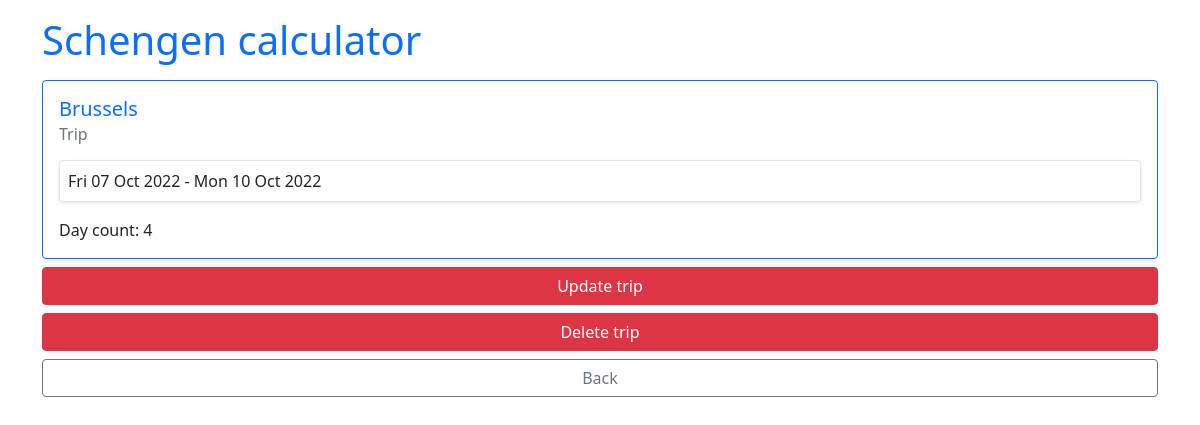
The page /trip/14 (signed in) on the database its author committed.
### main/models.py (models this page shows, shortened)
class Trip(models.Model):
    name = models.CharField(max_length=100, default=settings.DEFAULT_NAME, null=True)
    start_date = models.DateTimeField(auto_now=False, null=False)
    end_date = models.DateTimeField(auto_now=False, null=True)
    current = models.BooleanField(null=False, default=settings.DEFAULT_CURRENT)
    day_count = models.IntegerField(null=False, default=settings.DEFAULT_DAY_COUNT)

### main/views.py (the view)
# urls.py: path('trip/<int:trip_pk>', main_views.trip_view, name='trip-view'),
@login_required()
def trip_view(request, trip_pk):
    trip = get_trip(trip_pk)
    context = {
        'trip': trip
    }
    return render(request, 'main/trip.html', context=context)

### main/utils.py (called while the page is built)
def get_trip(trip_pk):
    trip = Trip.objects.get(pk=trip_pk)
    return trip

### main/templates/main/trip.html
{% extends 'main/base.html' %} {% block content %}
<div class="container pt-3">
  <div class="h1 text-primary mb-3">Schengen calculator</div>
  <div class="card mt-2 mb-2 shadow-sm border-primary">
    <div class="card-body">
      <h5 class="card-title text-primary">{{ trip.name }}</h5>
      <h6 class="card-subtitle mb-3 text-muted">Trip</h6>
      <div class="border rounded p-2 shadow-sm mb-3">
        <span> {{ trip.start_date|date:"D d M Y" }} </span>
        -
        <span>{{ trip.end_date|date:"D d M Y" }}</span>
      </div>
      <div>Day count: {{ trip.day_count }}</div>
    </div>
  </div>
  <div class="d-grid gap-2 mb-2">
    <a
      href="{% url 'end-trip-today' trip.pk %}"
      role="button"
      class="btn btn-danger"
      >Update trip</a
    >
    <a
      href="{% url 'delete-trip' trip.pk %}"
      role="button"
      class="btn btn-danger"
      >Delete trip</a
    >
    <a href="{% url 'home' %}" role="button" class="btn btn-outline-secondary"
      >Back</a
    >
  </div>
</div>
{% endblock content %}

### rows shown on the page
Trip: name "Brussels", start_date "Fri 07 Oct 2022", end_date "Mon 10 Oct 2022", day_count "4"
